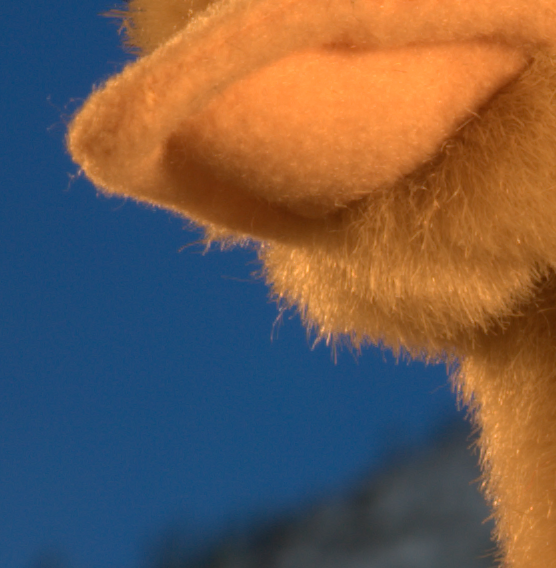
%> input picture src/+prepare/+guided_filter/img_feathering/toy.bmp, 556 x 568 px
$ octave example_feathering.m   (GNU Octave 9; MATLAB toolbox functions it lacks are replaced by stand-ins)
%> lines starting %> are read from the running program, lines starting %| are printed output that depends on the picture; in (x1, y1, x2, y2) boxes, pixels count from 0 and x2, y2 are one past the last pixel; in counts of white or black regions, pixels touching at a corner belong together; the program's own positions count from 1
### src/library/guided_filter/guidedfilter_color.m
function q = guidedfilter_color(I, p, r, eps)
%   GUIDEDFILTER_COLOR   O(1) time implementation of guided filter using a color image as the guidance.
%
%   - guidance image: I (should be a color (RGB) image)
%   - filtering input image: p (should be a gray-scale/single channel image)
%   - local window radius: r
%   - regularization parameter: eps

[hei, wid] = size(p);
N = boxfilter(ones(hei, wid), r); % the size of each local patch; N=(2r+1)^2 except for boundary pixels.

mean_I_r = boxfilter(I(:, :, 1), r) ./ N;
mean_I_g = boxfilter(I(:, :, 2), r) ./ N;
mean_I_b = boxfilter(I(:, :, 3), r) ./ N;

mean_p = boxfilter(p, r) ./ N;

mean_Ip_r = boxfilter(I(:, :, 1).*p, r) ./ N;
mean_Ip_g = boxfilter(I(:, :, 2).*p, r) ./ N;
mean_Ip_b = boxfilter(I(:, :, 3).*p, r) ./ N;

% covariance of (I, p) in each local patch.
cov_Ip_r = mean_Ip_r - mean_I_r .* mean_p;
cov_Ip_g = mean_Ip_g - mean_I_g .* mean_p;
cov_Ip_b = mean_Ip_b - mean_I_b .* mean_p;

% variance of I in each local patch: the matrix Sigma in Eqn (14).
% Note the variance in each local patch is a 3x3 symmetric matrix:
%           rr, rg, rb
%   Sigma = rg, gg, gb
%           rb, gb, bb
var_I_rr = boxfilter(I(:, :, 1).*I(:, :, 1), r) ./ N - mean_I_r .*  mean_I_r;
var_I_rg = boxfilter(I(:, :, 1).*I(:, :, 2), r) ./ N - mean_I_r .*  mean_I_g;
var_I_rb = boxfilter(I(:, :, 1).*I(:, :, 3), r) ./ N - mean_I_r .*  mean_I_b;
var_I_gg = boxfilter(I(:, :, 2).*I(:, :, 2), r) ./ N - mean_I_g .*  mean_I_g;
var_I_gb = boxfilter(I(:, :, 2).*I(:, :, 3), r) ./ N - mean_I_g .*  mean_I_b;
var_I_bb = boxfilter(I(:, :, 3).*I(:, :, 3), r) ./ N - mean_I_b .*  mean_I_b;

a = zeros(hei, wid, 3);
for y=1:hei
    for x=1:wid
        Sigma = [var_I_rr(y, x), var_I_rg(y, x), var_I_rb(y, x);
            var_I_rg(y, x), var_I_gg(y, x), var_I_gb(y, x);
            var_I_rb(y, x), var_I_gb(y, x), var_I_bb(y, x)];
        %Sigma = Sigma + eps * eye(3);

        cov_Ip = [cov_Ip_r(y, x), cov_Ip_g(y, x), cov_Ip_b(y, x)];

        a(y, x, :) = cov_Ip * inv(Sigma + eps * eye(3)); % Eqn. (14) in the paper;
    end
end

b = mean_p - a(:, :, 1) .* mean_I_r - a(:, :, 2) .* mean_I_g - a(:, :, 3) .* mean_I_b; % Eqn. (15) in the paper;

q = (boxfilter(a(:, :, 1), r).* I(:, :, 1)...
+ boxfilter(a(:, :, 2), r).* I(:, :, 2)...
+ boxfilter(a(:, :, 3), r).* I(:, :, 3)...
+ boxfilter(b, r)) ./ N;  % Eqn. (16) in the paper;
end

### src/library/guided_filter/boxfilter.m
function imDst = boxfilter(imSrc, r)

%   BOXFILTER   O(1) time box filtering using cumulative sum
%
%   - Definition imDst(x, y)=sum(sum(imSrc(x-r:x+r,y-r:y+r)));
%   - Running time independent of r;
%   - Equivalent to the function: colfilt(imSrc, [2*r+1, 2*r+1], 'sliding', @sum);
%   - But much faster.

[hei, wid] = size(imSrc);
imDst = zeros(size(imSrc));

%cumulative sum over Y axis
imCum = cumsum(imSrc, 1);
%difference over Y axis
imDst(1:r+1, :) = imCum(1+r:2*r+1, :);
imDst(r+2:hei-r, :) = imCum(2*r+2:hei, :) - imCum(1:hei-2*r-1, :);
imDst(hei-r+1:hei, :) = repmat(imCum(hei, :), [r, 1]) - imCum(hei-2*r:hei-r-1, :);

%cumulative sum over X axis
imCum = cumsum(imDst, 2);
%difference over Y axis
imDst(:, 1:r+1) = imCum(:, 1+r:2*r+1);
imDst(:, r+2:wid-r) = imCum(:, 2*r+2:wid) - imCum(:, 1:wid-2*r-1);
imDst(:, wid-r+1:wid) = repmat(imCum(:, wid), [1, r]) - imCum(:, wid-2*r:wid-r-1);
end

### src/library/guided_filter/fastguidedfilter_color.m
function q = fastguidedfilter_color(I, p, r, eps, s)
%   GUIDEDFILTER_COLOR   O(1) time implementation of guided filter using a color image as the guidance.
%
%   - guidance image: I (should be a color (RGB) image)
%   - filtering input image: p (should be a gray-scale/single channel image)
%   - local window radius: r
%   - regularization parameter: eps
%   - subsampling ratio: s (try s = r/4 to s=r)

I_sub = imresize(I, 1/s, 'nearest'); % NN is often enough
p_sub = imresize(p, 1/s, 'nearest');
r_sub = r / s; % make sure this is an integer

[hei, wid] = size(p_sub);
N = boxfilter(ones(hei, wid), r_sub); % the size of each local patch; N=(2r+1)^2 except for boundary pixels.

mean_I_r = boxfilter(I_sub(:, :, 1), r_sub) ./ N;
mean_I_g = boxfilter(I_sub(:, :, 2), r_sub) ./ N;
mean_I_b = boxfilter(I_sub(:, :, 3), r_sub) ./ N;

mean_p = boxfilter(p_sub, r_sub) ./ N;

mean_Ip_r = boxfilter(I_sub(:, :, 1).*p_sub, r_sub) ./ N;
mean_Ip_g = boxfilter(I_sub(:, :, 2).*p_sub, r_sub) ./ N;
mean_Ip_b = boxfilter(I_sub(:, :, 3).*p_sub, r_sub) ./ N;

% covariance of (I, p) in each local patch.
cov_Ip_r = mean_Ip_r - mean_I_r .* mean_p;
cov_Ip_g = mean_Ip_g - mean_I_g .* mean_p;
cov_Ip_b = mean_Ip_b - mean_I_b .* mean_p;

% variance of I in each local patch: the matrix Sigma in Eqn (14).
% Note the variance in each local patch is a 3x3 symmetric matrix:
%           rr, rg, rb
%   Sigma = rg, gg, gb
%           rb, gb, bb
var_I_rr = boxfilter(I_sub(:, :, 1).*I_sub(:, :, 1), r_sub) ./ N - mean_I_r .*  mean_I_r;
var_I_rg = boxfilter(I_sub(:, :, 1).*I_sub(:, :, 2), r_sub) ./ N - mean_I_r .*  mean_I_g;
var_I_rb = boxfilter(I_sub(:, :, 1).*I_sub(:, :, 3), r_sub) ./ N - mean_I_r .*  mean_I_b;
var_I_gg = boxfilter(I_sub(:, :, 2).*I_sub(:, :, 2), r_sub) ./ N - mean_I_g .*  mean_I_g;
var_I_gb = boxfilter(I_sub(:, :, 2).*I_sub(:, :, 3), r_sub) ./ N - mean_I_g .*  mean_I_b;
var_I_bb = boxfilter(I_sub(:, :, 3).*I_sub(:, :, 3), r_sub) ./ N - mean_I_b .*  mean_I_b;

a = zeros(hei, wid, 3);
for y=1:hei
    for x=1:wid
        Sigma = [var_I_rr(y, x), var_I_rg(y, x), var_I_rb(y, x);
            var_I_rg(y, x), var_I_gg(y, x), var_I_gb(y, x);
            var_I_rb(y, x), var_I_gb(y, x), var_I_bb(y, x)];

        cov_Ip = [cov_Ip_r(y, x), cov_Ip_g(y, x), cov_Ip_b(y, x)];

        a(y, x, :) = cov_Ip * inv(Sigma + eps * eye(3)); % very inefficient. Replace this in your C++ code.
    end
end

b = mean_p - a(:, :, 1) .* mean_I_r - a(:, :, 2) .* mean_I_g - a(:, :, 3) .* mean_I_b; % Eqn. (15) in the paper;

mean_a(:, :, 1) = boxfilter(a(:, :, 1), r_sub)./N;
mean_a(:, :, 2) = boxfilter(a(:, :, 2), r_sub)./N;
mean_a(:, :, 3) = boxfilter(a(:, :, 3), r_sub)./N;
mean_b = boxfilter(b, r_sub)./N;

mean_a = imresize(mean_a, [size(I, 1), size(I, 2)], 'bilinear'); % bilinear is recommended
mean_b = imresize(mean_b, [size(I, 1), size(I, 2)], 'bilinear');
q = mean_a(:, :, 1) .* I(:, :, 1)...
    + mean_a(:, :, 2) .* I(:, :, 2)...
    + mean_a(:, :, 3) .* I(:, :, 3)...
    + mean_b;
end

### src/library/guided_filter/example_feathering.m
% example: guided feathering

close all;

I = double(imread('+prepare/+guided_filter/img_feathering/toy.bmp')) / 255;
p = double(rgb2gray(imread('+prepare/+guided_filter/img_feathering/toy-mask.bmp'))) / 255;
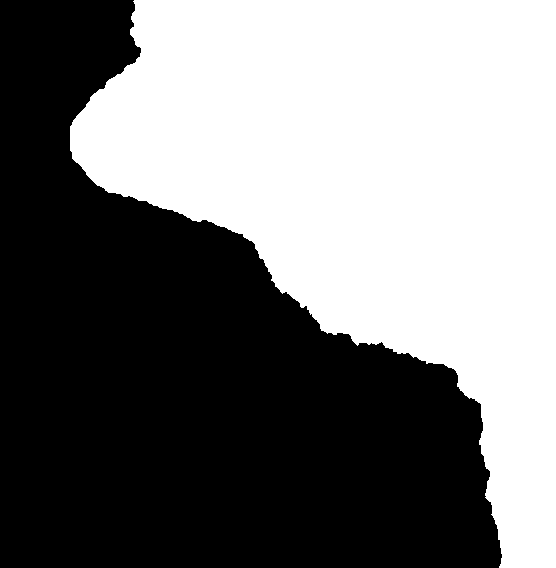
%> input picture src/+prepare/+guided_filter/img_feathering/toy-mask.bmp, 556 x 568 px
%> p: size 568x556 double; values 0 (black) and 1 (white), 47.5% white; 1 white region, box (x1, y1, x2, y2) and area: (70, 0, 556, 568) 150040

r = 60;
eps = 10^-6;

tic;
q = guidedfilter_color(I, p, r, eps);
%> in boxfilter, `imDst(:, wid-r+1:wid) = repmat(imCum(:, wid), [1, r]) - imCum(:, wid-2..`: imDst: size 568x556 double; min 3721, max 14641, mean 13107.2
%> in boxfilter (call 2), `imDst(hei-r+1:hei, :) = repmat(imCum(hei, :), [r, 1]) - imCum(hei-2*r:..`: imDst: size 568x556 double; min 5.44, max 116.9, mean 48.4
%> in boxfilter (call 2), `imDst(:, 1:r+1) = imCum(:, 1+r:2*r+1);`: imDst: size 568x556 double; min 5.76, max 4638.8, mean 205.8
%> in boxfilter (call 2), `imDst(:, wid-r+1:wid) = repmat(imCum(:, wid), [1, r]) - imCum(:, wid-2..`: imDst: size 568x556 double; min 364.9, max 13920.9, mean 5569
%> in boxfilter (call 3), `imDst(hei-r+1:hei, :) = repmat(imCum(hei, :), [r, 1]) - imCum(hei-2*r:..`: imDst: size 568x556 double; min 11.63, max 68.66, mean 40.7
%> in boxfilter (call 3), `imDst(:, 1:r+1) = imCum(:, 1+r:2*r+1);`: imDst: size 568x556 double; min 11.63, max 4880.8, mean 373.2
%> in boxfilter (call 3), `imDst(:, wid-r+1:wid) = repmat(imCum(:, wid), [1, r]) - imCum(:, wid-2..`: imDst: size 568x556 double; min 1009.5, max 8058.5, mean 4671
%> in guidedfilter_color, `mean_I_g = boxfilter(I(:, :, 2), r) ./ N;`:
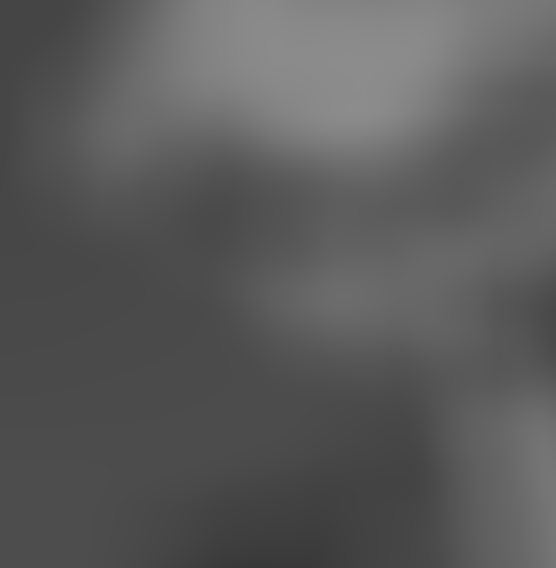
%> mean_I_g: size 568x556 double; min 0.222, max 0.55, mean 0.356
%> in boxfilter (call 4), `imDst(hei-r+1:hei, :) = repmat(imCum(hei, :), [r, 1]) - imCum(hei-2*r:..`: imDst: size 568x556 double; min 5.46, max 59.15, mean 36.7
%> in boxfilter (call 4), `imDst(:, 1:r+1) = imCum(:, 1+r:2*r+1);`: imDst: size 568x556 double; min 5.46, max 7098, mean 556.9
%> in boxfilter (call 4), `imDst(:, wid-r+1:wid) = repmat(imCum(:, wid), [1, r]) - imCum(:, wid-2..`: imDst: size 568x556 double; min 737.9, max 7102, mean 4203.3
%> in guidedfilter_color, `mean_I_b = boxfilter(I(:, :, 3), r) ./ N;`:
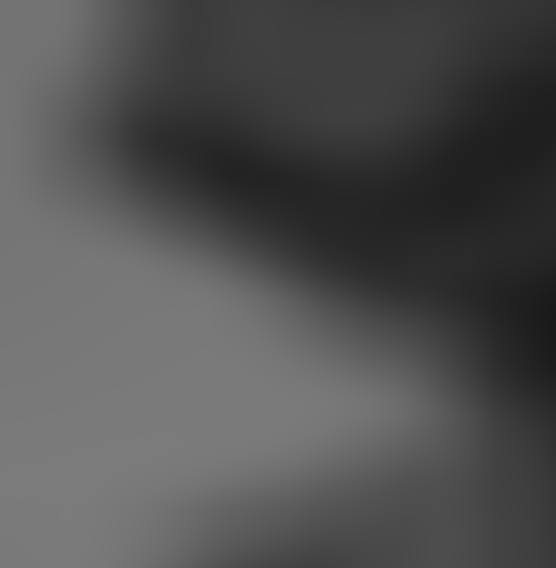
%> mean_I_b: size 568x556 double; min 0.1, max 0.485, mean 0.32
%> call 5 of boxfilter, with r = 60
%> in boxfilter (call 5), `imDst(hei-r+1:hei, :) = repmat(imCum(hei, :), [r, 1]) - imCum(hei-2*r:..`:
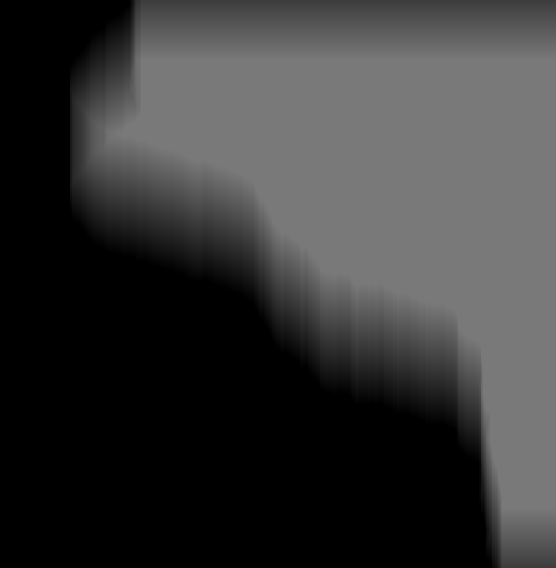
%> imDst: size 568x556 double; min 0, max 121, mean 54.7
%> in boxfilter (call 5), `imDst(:, 1:r+1) = imCum(:, 1+r:2*r+1);`:
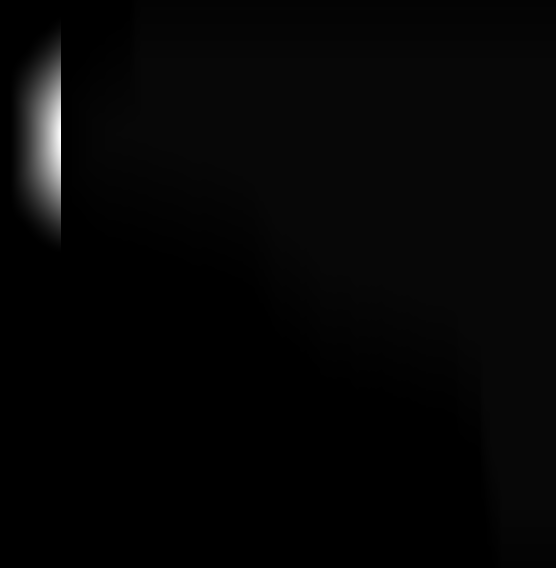
%> imDst: size 568x556 double; 3.3% of pixels changed, all inside (x1, y1, x2, y2) = (10, 14, 61, 254); drawn with min black and max white
%> in boxfilter (call 5), `imDst(:, wid-r+1:wid) = repmat(imCum(:, wid), [1, r]) - imCum(:, wid-2..`:
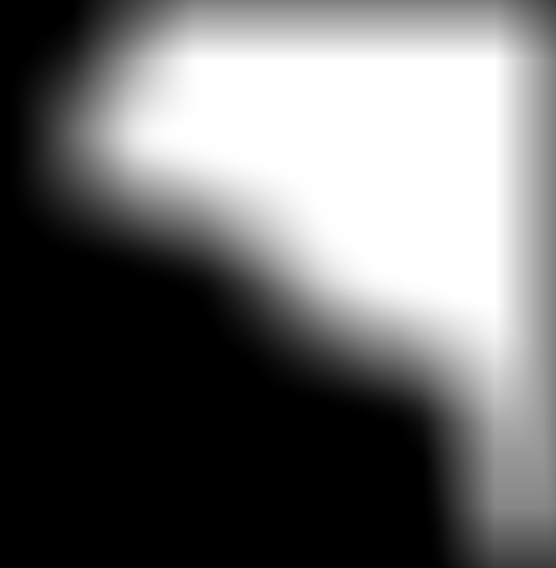
%> imDst: size 568x556 double; min 0, max 14641, mean 6243.1; drawn with min black and max white
%> call 6 of boxfilter, with r = 60
%> in boxfilter (call 6), `imCum = cumsum(imSrc, 1);`:
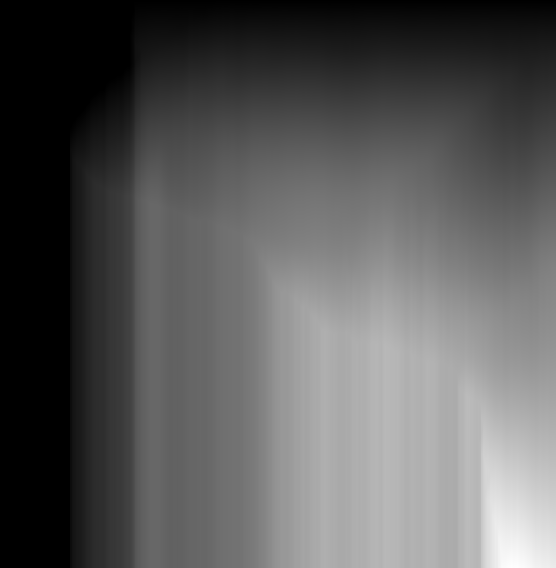
%> imCum: size 568x556 double; min 0, max 388, mean 137.1; drawn with min black and max white
toc;

s = 4;
tic;
q_sub = fastguidedfilter_color(I, p, r, eps, s);
toc;

figure();
imshow([I, repmat(p, [1, 1, 3]), repmat(q, [1, 1, 3]), repmat(q_sub, [1, 1, 3])], [0, 1]);
